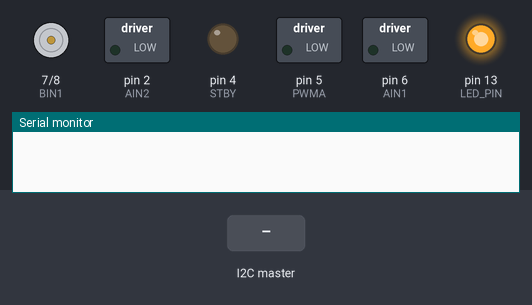
A sketch run on a simulated Arduino Uno, built with avr-gcc and run on an emulated ATmega328P. Shown: motor-driver pin pairs drawn as motors (green arrow = first pin HIGH = forward, orange = second pin HIGH = backward, longer = more drive, scaled by the enable pin, stopped while the standby pin is LOW), switched loads named in the sketch (green lamp = pin HIGH), output pins drawn as LEDs (lit = HIGH), the last lines printed to the serial monitor. The test bench sets the inputs (shaded band).

Above: at 1.2 s.
1.3 s: the I2C master sends the byte 1
At 1.7 s:
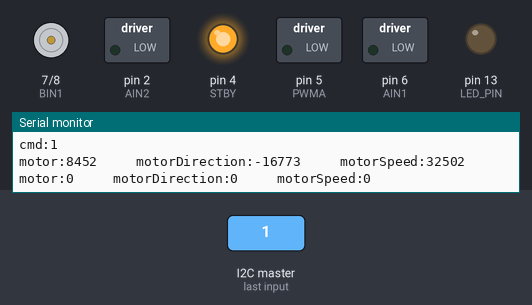
2.8 s: the I2C master sends the byte 0
At 4.0 s:
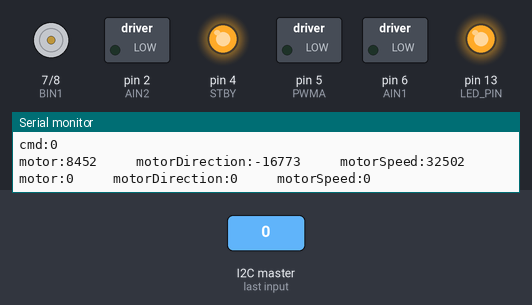
4.3 s: the I2C master sends the byte 2
At 5.2 s:
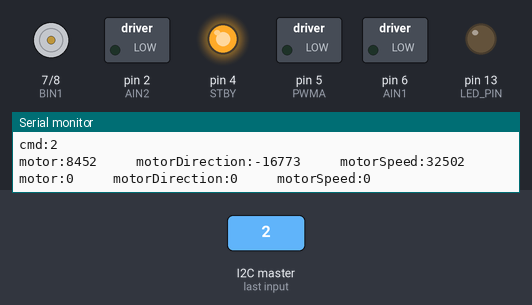
5.8 s: the I2C master sends the byte 90
At 6.4 s:
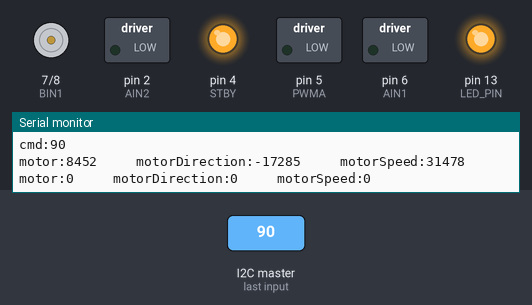
Timing chart, 0 to 8.3 s (numbered marks = the images above; inputs shaded):
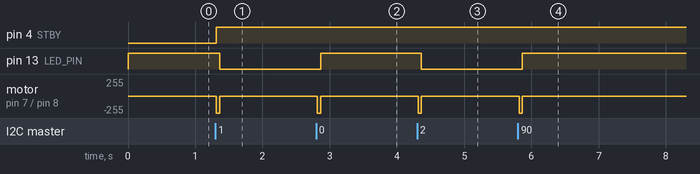

The sketch:

ATMega328P_I2C_MotorController.ino
```cpp
/*
  Arduino Slave for Raspberry Pi Master
  Connects to Raspberry Pi via I2C
*/

// Include the Wire library for I2C
#include <Wire.h>

#define LED_PIN 13
boolean ledon = HIGH;
// initialize the library with the numbers of the interface pins

byte slave_address = 7;

//motor A connected between A01 and A02
//motor B connected between B01 and B02

int STBY = 4; //standby
int x, motorA, directionA, speedA, motorB, directionB, speedB; // initilize variable

//Motor A
int PWMA = 5; //Speed control
int AIN2 = 2; //Direction
int AIN1 = 6; //Direction

//Motor B
int PWMB = 9; //Speed control
int BIN1 = 7; //Direction
int BIN2 = 8; //Direction

void setup() {
  pinMode(STBY, OUTPUT);

  pinMode(PWMA, OUTPUT);
  pinMode(AIN1, OUTPUT);
  pinMode(AIN2, OUTPUT);

  pinMode(PWMB, OUTPUT);
  pinMode(BIN1, OUTPUT);
  pinMode(BIN2, OUTPUT);

  pinMode(LED_PIN, OUTPUT);
  digitalWrite(LED_PIN, HIGH);

  Wire.begin(slave_address);
  Wire.onReceive(receiveEvent);

  Serial.begin(9600); // Setup Serial Monitor
}

void loop() {

}

void receiveEvent(int howMany) {
  int numOfBytes = Wire.available();
  //display number of bytes and cmd received, as bytes
  Serial.print("numOfBytes:");
  Serial.println(numOfBytes);

  int dataArray[numOfBytes];

  byte b = Wire.read();  //cmd
  Serial.print("cmd:");
  Serial.println(b);


  //display message received, as char
  for(int i=0; i<numOfBytes-1; i++){
    char data = Wire.read();
    dataArray[i] = int(data);
    Serial.print("data:");
    Serial.println(int(data));
  }
  motorA = dataArray[0];
  directionA = dataArray[1];
  speedA = dataArray[2]*2;

  motorB = dataArray[3];
  directionB = dataArray[4];
  speedB = dataArray[5]*2;

  if (speedA > 0 || speedB > 0) {
  move(motorA, speedA, directionA); //motor A
  move(motorB, speedB, directionB); //motor B
  }else{
  stop();
  }
  toggleLED();
}

void toggleLED(){
  ledon = !ledon;
  if(ledon){
    digitalWrite(LED_PIN, HIGH);
  }else{
    digitalWrite(LED_PIN, LOW);
  }
}


void move(int motor, int motorSpeed, int motorDirection){
//speed: 0 is off, and 255 is full speed
//direction: 0 backward, 1 forward
  Serial.print("motor:");
  Serial.print(motor);
  Serial.print("     motorDirection:");
  Serial.print(motorDirection);
  Serial.print("     motorSpeed:");
  Serial.println(motorSpeed);

digitalWrite(STBY, HIGH); //disable standby

boolean inPin1 = LOW;
boolean inPin2 = HIGH;

if(motorDirection == 1){
inPin1 = HIGH;
inPin2 = LOW;
}

if(motor == 1){
digitalWrite(AIN1, inPin1);
digitalWrite(AIN2, inPin2);
analogWrite(PWMA, motorSpeed);
}else{
digitalWrite(BIN1, inPin1);
digitalWrite(BIN2, inPin2);
analogWrite(PWMB, motorSpeed);
}
}

void stop(){
//enable standby
digitalWrite(STBY, LOW);
Serial.println("STOP");
}
```

Measured:
- after the input at 1.3 s, pin 4 (STBY): LOW → HIGH at once; pin 13 (LED_PIN): HIGH → LOW after 0.06 s; motor on pin 7 (BIN1) / pin 8 (BIN2): stopped → backward 255/255 at once, → stopped 0.05 s later
- after the input at 2.8 s, pin 13 (LED_PIN): LOW → HIGH after 0.06 s; motor on pin 7 (BIN1) / pin 8 (BIN2): stopped → backward 255/255 at once, → stopped 0.05 s later
- after the input at 4.3 s, pin 13 (LED_PIN): HIGH → LOW after 0.06 s; motor on pin 7 (BIN1) / pin 8 (BIN2): stopped → backward 255/255 at once, → stopped 0.05 s later
- after the input at 5.8 s, pin 13 (LED_PIN): LOW → HIGH after 0.07 s; motor on pin 7 (BIN1) / pin 8 (BIN2): stopped → backward 255/255 at once, → stopped 0.05 s later
